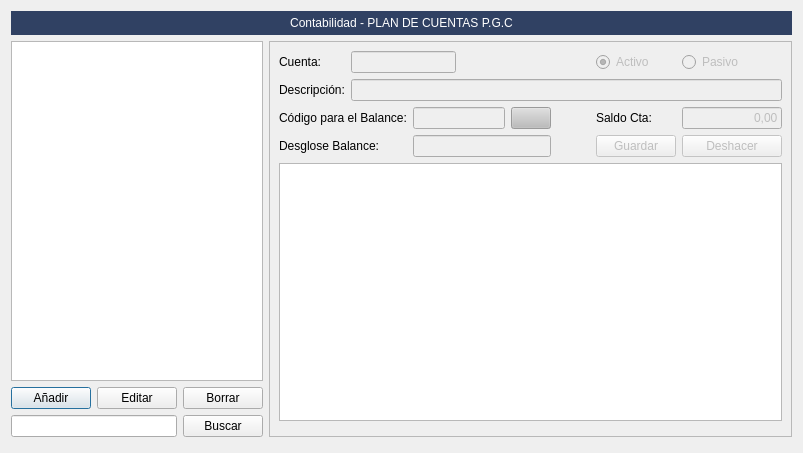
<?xml version="1.0" encoding="UTF-8"?>
<ui version="4.0">
 <class>frmCuadro_cuentas</class>
 <widget class="QDialog" name="frmCuadro_cuentas">
  <property name="geometry">
   <rect>
    <x>0</x>
    <y>0</y>
    <width>803</width>
    <height>453</height>
   </rect>
  </property>
  <property name="windowTitle">
   <string>Cuadro cuentas</string>
  </property>
  <property name="windowIcon">
   <iconset resource="../maya.qrc">
    <normaloff>:/Icons/PNG/NeuX.png</normaloff>:/Icons/PNG/NeuX.png</iconset>
  </property>
  <layout class="QGridLayout" name="gridLayout_3">
   <property name="bottomMargin">
    <number>16</number>
   </property>
   <item row="1" column="0">
    <layout class="QGridLayout" name="gridLayout">
     <item row="0" column="0" colspan="3">
      <widget class="QTableView" name="tabla_cuentas">
       <property name="alternatingRowColors">
        <bool>true</bool>
       </property>
       <property name="selectionMode">
        <enum>QAbstractItemView::SingleSelection</enum>
       </property>
       <property name="selectionBehavior">
        <enum>QAbstractItemView::SelectRows</enum>
       </property>
       <attribute name="horizontalHeaderStretchLastSection">
        <bool>true</bool>
       </attribute>
      </widget>
     </item>
     <item row="1" column="0">
      <widget class="QPushButton" name="btnAnadir">
       <property name="text">
        <string>Añadir</string>
       </property>
       <property name="icon">
        <iconset resource="../maya.qrc">
         <normaloff>:/Icons/PNG/add.png</normaloff>:/Icons/PNG/add.png</iconset>
       </property>
      </widget>
     </item>
     <item row="1" column="1">
      <widget class="QPushButton" name="btnEditar">
       <property name="text">
        <string>Editar</string>
       </property>
       <property name="icon">
        <iconset resource="../maya.qrc">
         <normaloff>:/Icons/PNG/edit.png</normaloff>:/Icons/PNG/edit.png</iconset>
       </property>
      </widget>
     </item>
     <item row="1" column="2">
      <widget class="QPushButton" name="btnBorrar">
       <property name="text">
        <string>Borrar</string>
       </property>
       <property name="icon">
        <iconset resource="../maya.qrc">
         <normaloff>:/Icons/PNG/borrar.png</normaloff>:/Icons/PNG/borrar.png</iconset>
       </property>
      </widget>
     </item>
     <item row="2" column="0" colspan="2">
      <widget class="QLineEdit" name="txtcuadro_buscar"/>
     </item>
     <item row="2" column="2">
      <widget class="QPushButton" name="btnBuscar">
       <property name="text">
        <string>Buscar</string>
       </property>
       <property name="icon">
        <iconset resource="../maya.qrc">
         <normaloff>:/Icons/PNG/search.png</normaloff>:/Icons/PNG/search.png</iconset>
       </property>
      </widget>
     </item>
    </layout>
   </item>
   <item row="1" column="1" colspan="2">
    <widget class="QFrame" name="frame">
     <property name="frameShape">
      <enum>QFrame::StyledPanel</enum>
     </property>
     <property name="frameShadow">
      <enum>QFrame::Raised</enum>
     </property>
     <layout class="QGridLayout" name="gridLayout_2">
      <item row="4" column="6">
       <widget class="QPushButton" name="btnguardar">
        <property name="enabled">
         <bool>false</bool>
        </property>
        <property name="text">
         <string>Guardar</string>
        </property>
        <property name="icon">
         <iconset resource="../maya.qrc">
          <normaloff>:/Icons/PNG/OK.png</normaloff>:/Icons/PNG/OK.png</iconset>
        </property>
       </widget>
      </item>
      <item row="1" column="1" colspan="7">
       <widget class="QLineEdit" name="txtdescripcion_cuenta">
        <property name="enabled">
         <bool>false</bool>
        </property>
       </widget>
      </item>
      <item row="4" column="0" colspan="2">
       <widget class="QLabel" name="label_5">
        <property name="text">
         <string>Desglose Balance:</string>
        </property>
       </widget>
      </item>
      <item row="3" column="2" colspan="2">
       <widget class="QLineEdit" name="txtcodigo_balance">
        <property name="enabled">
         <bool>false</bool>
        </property>
        <property name="maximumSize">
         <size>
          <width>120</width>
          <height>16777215</height>
         </size>
        </property>
       </widget>
      </item>
      <item row="4" column="2" colspan="3">
       <widget class="QLineEdit" name="txtDesglose_balance">
        <property name="enabled">
         <bool>false</bool>
        </property>
       </widget>
      </item>
      <item row="1" column="0">
       <widget class="QLabel" name="label_2">
        <property name="text">
         <string>Descripción:</string>
        </property>
       </widget>
      </item>
      <item row="0" column="7">
       <widget class="QRadioButton" name="rad_pasivo">
        <property name="enabled">
         <bool>false</bool>
        </property>
        <property name="text">
         <string>Pasivo</string>
        </property>
       </widget>
      </item>
      <item row="3" column="7">
       <widget class="QLineEdit" name="txtsaldo_cta">
        <property name="enabled">
         <bool>false</bool>
        </property>
        <property name="maximumSize">
         <size>
          <width>120</width>
          <height>16777215</height>
         </size>
        </property>
        <property name="text">
         <string>0,00</string>
        </property>
        <property name="alignment">
         <set>Qt::AlignRight|Qt::AlignTrailing|Qt::AlignVCenter</set>
        </property>
       </widget>
      </item>
      <item row="0" column="3" colspan="3">
       <spacer name="horizontalSpacer">
        <property name="orientation">
         <enum>Qt::Horizontal</enum>
        </property>
        <property name="sizeHint" stdset="0">
         <size>
          <width>127</width>
          <height>20</height>
         </size>
        </property>
       </spacer>
      </item>
      <item row="5" column="0" colspan="8">
       <widget class="QTableView" name="tableView">
        <property name="enabled">
         <bool>true</bool>
        </property>
       </widget>
      </item>
      <item row="0" column="1" colspan="2">
       <widget class="QLineEdit" name="txtcodigo_cuenta">
        <property name="enabled">
         <bool>false</bool>
        </property>
       </widget>
      </item>
      <item row="3" column="4">
       <widget class="QPushButton" name="btnCodigoBalance">
        <property name="enabled">
         <bool>false</bool>
        </property>
        <property name="toolTip">
         <string>Constructor  códigos de balance</string>
        </property>
        <property name="autoFillBackground">
         <bool>false</bool>
        </property>
        <property name="styleSheet">
         <string notr="true">background-color: rgb(188, 188, 188);</string>
        </property>
        <property name="text">
         <string/>
        </property>
        <property name="icon">
         <iconset resource="../maya.qrc">
          <normaloff>:/Icons/PNG/build.png</normaloff>:/Icons/PNG/build.png</iconset>
        </property>
       </widget>
      </item>
      <item row="0" column="6">
       <widget class="QRadioButton" name="rad_activo">
        <property name="enabled">
         <bool>false</bool>
        </property>
        <property name="text">
         <string>Activo</string>
        </property>
        <property name="checked">
         <bool>true</bool>
        </property>
       </widget>
      </item>
      <item row="3" column="5">
       <spacer name="horizontalSpacer_2">
        <property name="orientation">
         <enum>Qt::Horizontal</enum>
        </property>
        <property name="sizeHint" stdset="0">
         <size>
          <width>40</width>
          <height>20</height>
         </size>
        </property>
       </spacer>
      </item>
      <item row="4" column="7">
       <widget class="QPushButton" name="btndeshacer">
        <property name="enabled">
         <bool>false</bool>
        </property>
        <property name="text">
         <string>Deshacer</string>
        </property>
        <property name="icon">
         <iconset resource="../maya.qrc">
          <normaloff>:/Icons/PNG/undo.png</normaloff>:/Icons/PNG/undo.png</iconset>
        </property>
       </widget>
      </item>
      <item row="3" column="6">
       <widget class="QLabel" name="label_4">
        <property name="text">
         <string>Saldo Cta:</string>
        </property>
       </widget>
      </item>
      <item row="0" column="0">
       <widget class="QLabel" name="label">
        <property name="text">
         <string>Cuenta:</string>
        </property>
       </widget>
      </item>
      <item row="3" column="0" colspan="2">
       <widget class="QLabel" name="label_3">
        <property name="text">
         <string>Código para el Balance:</string>
        </property>
       </widget>
      </item>
      <item row="6" column="0">
       <widget class="Blinkink" name="blinkink">
        <property name="color" stdset="0">
         <color>
          <red>254</red>
          <green>139</green>
          <blue>38</blue>
         </color>
        </property>
        <property name="icon" stdset="0">
         <pixmap resource="../maya.qrc">:/Icons/PNG/avisos.png</pixmap>
        </property>
        <property name="topTex" stdset="0">
         <string>Hay campos pendientes de rellenar</string>
        </property>
        <property name="bottomTex" stdset="0">
         <string>¡Debe rellenar todos los campos antes de guardar!</string>
        </property>
       </widget>
      </item>
     </layout>
    </widget>
   </item>
   <item row="0" column="0" colspan="3">
    <widget class="QLabel" name="label_36">
     <property name="minimumSize">
      <size>
       <width>0</width>
       <height>24</height>
      </size>
     </property>
     <property name="styleSheet">
      <string notr="true">background-color: #304163;
font: 12pt &quot;Sans Serif&quot;;
color: rgb(255, 255, 255);</string>
     </property>
     <property name="text">
      <string>Contabilidad - PLAN DE CUENTAS P.G.C</string>
     </property>
     <property name="alignment">
      <set>Qt::AlignCenter</set>
     </property>
    </widget>
   </item>
  </layout>
 </widget>
 <customwidgets>
  <customwidget>
   <class>Blinkink</class>
   <extends>QFrame</extends>
   <header>blinkink.h</header>
   <container>1</container>
  </customwidget>
 </customwidgets>
 <resources>
  <include location="../maya.qrc"/>
 </resources>
 <connections/>
</ui>
